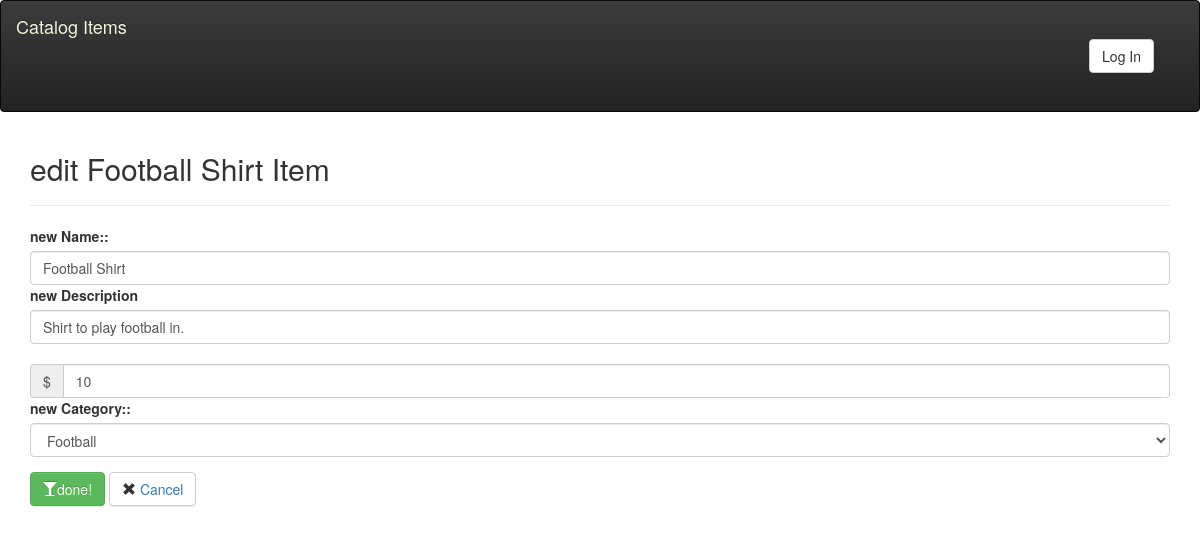
Page /categories/1/items/2/edit (signed in) on the committed database.
### database_setup.py (models this page shows, shortened)
class CatalogItem(Base):
    __tablename__ = 'catalog_item'
    name = Column(String(80), nullable=False)
    id = Column(Integer, primary_key=True)
    description = Column(String(250))
    price = Column(String(8))
    category_id = Column(Integer, ForeignKey('category.id'))
    category = relationship(Category)
    user_id = Column(Integer, ForeignKey('user.id'))
    user = relationship(User)

### project.py (the view, shortened to what this page needs)
@app.route('/categories/<int:category_id>/items/<int:item_id>/edit', methods=['POST','GET'])
@login_required
def ediCatalogItem(category_id,item_id):
    categories=session.query(Category).all()
    edited = session.query(CatalogItem).filter_by(id=item_id).one()
    if edited.user_id != login_session['user_id']:
        return "<script>function myFunction() {alert('You are not authori   zed!')}</script><body onload='myFunction()'>"
    return render_template('edit_catalog_item.html',categories=categories,item=edited)

### project.py (called while the page is built)
def login_required(f):
    @wraps(f)
    def decorated_function(*args, **kwargs):
        if 'user_id' not in login_session:
            return redirect(url_for('showLogin'))
        return f(*args, **kwargs)
    return decorated_function

### templates/edit_catalog_item.html (shortened to what this page needs)
{% extends "main.html"%}
{% block content%}
<div class="login">
    <div class="row">
        <div class="col-md-12">
            <h2> edit  {{item.name}} Item</h2>
            <hr>
        </div>
    </div>
    <div class="row">
        <div class="col-md-12">
            <form method="POST">
                <div class="form-group">
                    <label for="name">new Name::</label>
                    <input type="text" placeholder="Enter the new name of {{item.name}}" class="form-control" name="name" value="{{item.name}}">
                    <label for="desc">new Description</label>
                    <input type="text" placeholder="new description of {{item.name}}" class="form-control" maxlength="200" row="2" name="desc"  value="{{item.description}}">
                    <div class="input-group">
                        <span class="input-group-addon">$</span>
                        <input type="text" class="form-control" name="price" placeholder="{{item.price}}"  value="{{item.price}}">
                    </div>
                    <div class="form-group">
                        <label for="Category">new Category::</label>
                        <select class="form-control" name="category">
                            {% for c in categories %}
                                {% if item and item.category_id == c.id %}
                                <option id="{{c.id}}" value="{{c.id}}" selected>{{c.name}}</option>
                                {% else %}
                                <option id="{{c.id}}" value="{{c.id}}">{{c.name}}</option>
                                {% endif %}
                            {% endfor %}
                        </select>
                    </div>
                    <button class="btn btn-success" type="submit">
                        <span class="glyphicon glyphicon-glass"> </span>done!
                    </button>
                    <button class="btn btn-default delete">
                        <span class="glyphicon glyphicon-remove"></span>
                        <a href="{{ url_for('show_Catalog') }}"> Cancel</a>
                    </button>
                </div>
            </form>
        </div>
    </div>
</div>
{% endblock%}

### static/styles.css (style rules this page uses)
body { background-color: #8dcecb; }
a { color: black; }
.login { background: white; border-radius: 3px; }

### rows in the picture
CatalogItem: name "Football Shirt", desc "Shirt to play football in.", price "10"

### other values in the picture
form field category "Football"
